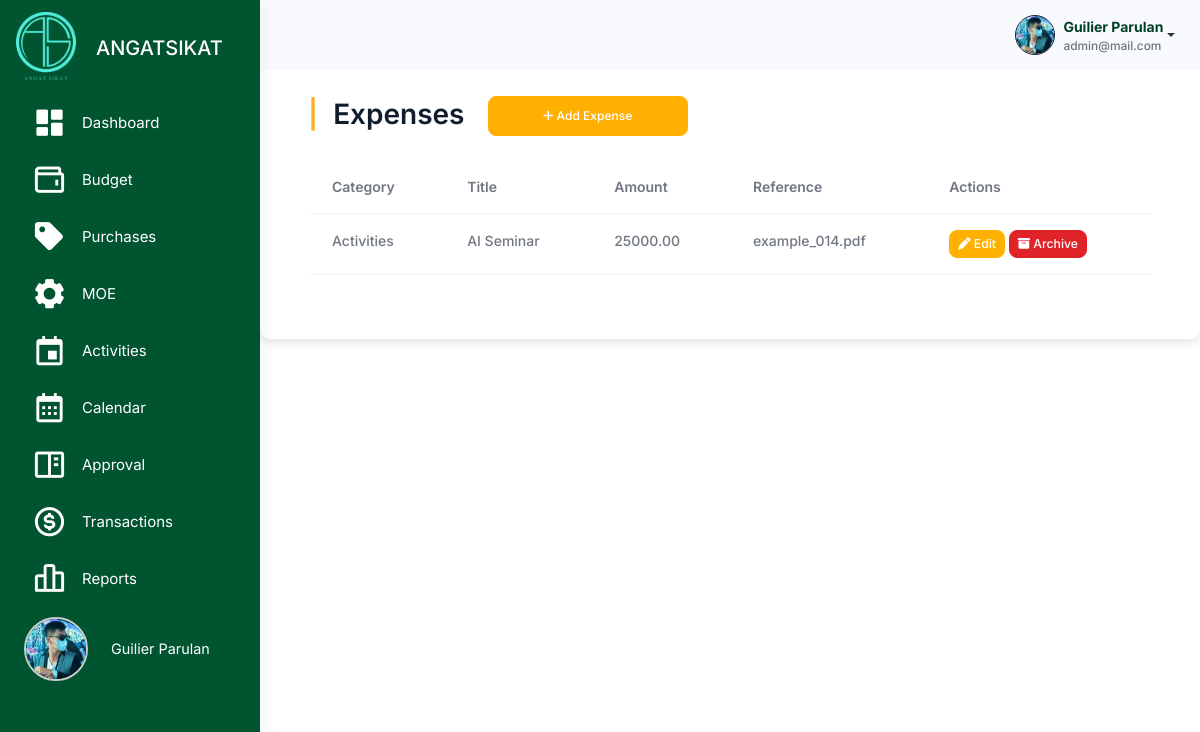
Before: /src/income_and_expenses/expenses.php (signed in) with the older database file.
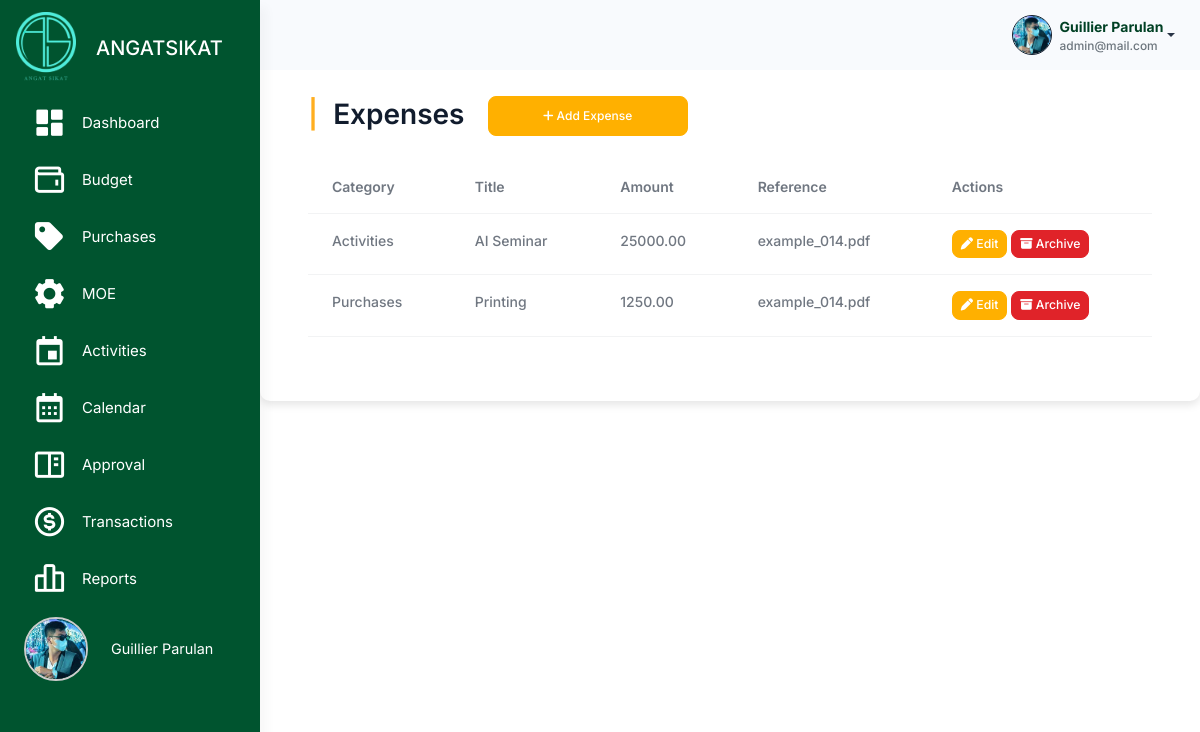
After: the same page with the newer database file.
### tables this page shows
CREATE TABLE `users` (
  `user_id` int(11) NOT NULL,
  `username` varchar(100) NOT NULL,
  `password` varchar(255) NOT NULL,
  `profile_picture` varchar(255) NOT NULL,
  `first_name` varchar(255) NOT NULL,
  `last_name` varchar(255) NOT NULL,
  `email` varchar(100) NOT NULL,
  `role` enum('admin','officer','member') NOT NULL,
  `organization_id` int(11) DEFAULT NULL,
  `archived` tinyint(1) DEFAULT 0,
  `created_at` timestamp NOT NULL DEFAULT current_timestamp(),
  `position` enum('President','Treasurer') NOT NULL,
  `failed_attempts` int(11) DEFAULT 0,
  `is_locked` tinyint(1) DEFAULT 0,
  `last_failed_attempt` datetime DEFAULT NULL
);

CREATE TABLE `expenses` (
  `expense_id` int(11) NOT NULL,
  `organization_id` int(11) NOT NULL,
  `summary_id` int(11) NOT NULL,
  `category` enum('Activities','Purchases','Maintenance and Other Expenses') NOT NULL,
  `title` varchar(255) NOT NULL,
  `amount` decimal(10,2) NOT NULL,
  `reference` varchar(255) DEFAULT NULL,
  `created_at` timestamp NOT NULL DEFAULT current_timestamp(),
  `archived` tinyint(4) NOT NULL DEFAULT 0
);

### src/user_query.php (called while the page is built, shortened)
<?php
$user_id = $_SESSION['user_id'];
$user_query = "SELECT * FROM users WHERE user_id = '$user_id'";
$user_result = mysqli_query($conn, $user_query);
if ($user_result && mysqli_num_rows($user_result) > 0) {
    $user = mysqli_fetch_assoc($user_result);
    $firstname = $user['first_name'];
    $lastname = $user['last_name'];
    $fullname = $firstname . ' ' . $lastname;
    $email = $user['email'];
    $profile_picture = $user['profile_picture'];
} else {
    echo "Error fetching user data: " . mysqli_error($conn);
    exit();
}
?>

### src/session_check.php (called while the page is built, shortened)
<?php
$organization_id = $_SESSION['organization_id'];
?>

### src/income_and_expenses/expenses.php (the view, shortened to what the changed rows need)
<?php
include '../connection.php';
include '../session_check.php';
include '../user_query.php';
$sql = "SELECT * FROM expenses WHERE organization_id = $organization_id AND archived = 0";
$result = $conn->query($sql);
?>
<!DOCTYPE html>
<html lang="en">
<head>
    <link rel="stylesheet" href="../assets/css/styles.min.css" />
    <link rel="stylesheet" href="../budget_management/css/budget.css" />
    <link href="https://unpkg.com/boxicons@2.1.4/css/boxicons.min.css" rel="stylesheet" />
    <link rel="stylesheet" href="https://cdnjs.cloudflare.com/ajax/libs/font-awesome/6.6.0/css/all.min.css">
    <link rel="stylesheet"
        href="https://cdnjs.cloudflare.com/ajax/libs/selectize.js/0.12.6/css/selectize.bootstrap3.min.css"
 />
    <link rel="stylesheet" href="https://cdn.datatables.net/1.13.1/css/dataTables.bootstrap5.min.css">
</head>
<body>
    <div class="page-wrapper" id="main-wrapper" data-layout="vertical" data-navbarbg="skin6" data-sidebartype="full"
        data-sidebar-position="fixed" data-header-position="fixed">
        <aside class="left-sidebar" id="sidebar">
            <div>
                <nav class="sidebar-nav scroll-sidebar" data-simplebar="">
                    <ul id="sidebarnav">
                        <li class="sidebar-item profile-container">
                            <a class="sidebar-link" href="../user/profile.php" aria-expanded="false"
                                data-tooltip="Profile" style="display: flex; align-items: center; padding: 0.5rem;">
                                <div class="profile-pic-border"
                                    style="height: 4rem; width: 4rem; display: flex; justify-content: center; align-items: center; overflow: hidden; border-radius: 50%; border: 2px solid #ccc;">
                                    <img src="<?php echo !empty($profile_picture) ? '../user/' . htmlspecialchars($profile_picture) : '../user/uploads/default.png'; ?>"
                                        alt="Profile Picture" class="profile-pic"
                                        style="height: 100%; width: 100%; object-fit: cover;" />
                                </div>
                                <span class="profile-name" style="margin-left: 0.5rem; font-size: 0.9rem;">
                                    <?php echo htmlspecialchars($user['first_name']) . ' ' . htmlspecialchars($user['last_name']); ?>
                                </span>
                            </a>
                        </li>
                    </ul>
                </nav>
            </div>
        </aside>
        <div class="body-wrapper">
            <header class="app-header">
                <nav class="navbar navbar-expand-lg navbar-light">
                    <div class="navbar-collapse justify-content-end px-0" id="navbarNav">
                        <ul class="navbar-nav flex-row ms-auto align-items-center justify-content-end">
                            <li class="nav-item dropdown">
                                <div class="dropdown">
                                    <a href="#" class="dropdown-toggle d-flex align-items-center"
                                        data-bs-toggle="dropdown" aria-expanded="false" style="text-decoration: none;">
                                        <img class="border border-dark rounded-circle"
                                            src="<?php echo !empty($profile_picture) ? '../user/' . $profile_picture : '../user/uploads/default.png'; ?>"
                                            alt="Profile"
                                            style="width: 40px; height: 40px; margin-left: 10px; object-fit: cover;">
                                        <div class="d-flex flex-column align-items-start ms-2">
                                            <span style="font-weight: bold; color: #004024;">
                                                <?php echo htmlspecialchars($fullname); ?>
                                            </span>
                                            <span style="font-size: 0.85em; color: #6c757d;">
                                                <?php echo htmlspecialchars($email); ?>
                                            </span>
                                        </div>
                                    </a>
                                </div>
                            </li>
                        </ul>
                    </div>
                </nav>
            </header>
            <div class="container mt-5 p-5">
                <h2 class="mb-4"><span class="text-warning fw-bold me-2">|</span> Expenses
                    <button class="btn btn-primary ms-3" data-bs-toggle="modal" data-bs-target="#addExpenseModal"
                        style="height: 40px; width: 200px; border-radius: 8px; font-size: 12px;">
                        <i class="fa-solid fa-plus"></i> Add Expense
                    </button>
                </h2>
                <table id="expensesTable" class="table">
                    <thead>
                        <tr>
                            <th>Category</th>
                            <th>Title</th>
                            <th>Amount</th>
                            <th>Reference</th>
                            <th>Actions</th>
                        </tr>
                    </thead>
                    <tbody>
                        <?php
            if ($result->num_rows > 0) {
                while($row = $result->fetch_assoc()) {
                    echo "<tr>
                            <td>{$row['category']}</td>
                            <td>{$row['title']}</td>
                            <td>{$row['amount']}</td>
                            <td>{$row['reference']}</td>
                            <td>
                                <button class='btn btn-primary btn-sm edit-btn'
                                        data-bs-toggle='modal'
                                        data-bs-target='#editExpenseModal'
                                        data-id='{$row['expense_id']}'>
                                    <i class='fa-solid fa-pen'></i> Edit
                                </button>
                                <button class='btn btn-danger btn-sm archive-btn'
                                        data-id='{$row['expense_id']}'>
                                    <i class='fa-solid fa-box-archive'></i> Archive
                                </button>
                            </td>
                        </tr>";
                }
            } else {
                echo "<tr><td colspan='7' class='text-center'>No expenses found</td></tr>";
            }
            ?>
                    </tbody>
                </table>
            </div>
        </div>
    </div>
</body>
</html>

Changed rows visible on the page:
changed users "Parulan": first_name "Guilier" → "Guillier"; fullname "Guilier Parulan" → "Guillier Parulan"
added expenses: category "Purchases", title "Printing", amount "1250.00", reference "example_014.pdf"
